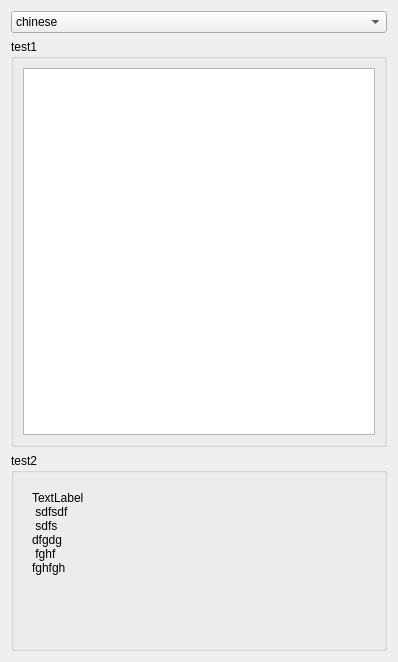
<?xml version="1.0" encoding="UTF-8"?>
<ui version="4.0">
 <class>Widget</class>
 <widget class="QWidget" name="Widget">
  <property name="geometry">
   <rect>
    <x>0</x>
    <y>0</y>
    <width>398</width>
    <height>662</height>
   </rect>
  </property>
  <property name="windowTitle">
   <string>Widget</string>
  </property>
  <layout class="QVBoxLayout" name="verticalLayout_4">
   <item>
    <widget class="QComboBox" name="comboBox">
     <item>
      <property name="text">
       <string>chinese</string>
      </property>
     </item>
     <item>
      <property name="text">
       <string>english</string>
      </property>
     </item>
    </widget>
   </item>
   <item>
    <widget class="QGroupBox" name="groupBox_2">
     <property name="title">
      <string>test1</string>
     </property>
     <layout class="QVBoxLayout" name="verticalLayout_3">
      <item>
       <widget class="QTableWidget" name="tableWidget"/>
      </item>
     </layout>
    </widget>
   </item>
   <item>
    <widget class="QGroupBox" name="groupBox">
     <property name="sizePolicy">
      <sizepolicy hsizetype="Preferred" vsizetype="Fixed">
       <horstretch>0</horstretch>
       <verstretch>0</verstretch>
      </sizepolicy>
     </property>
     <property name="title">
      <string>test2</string>
     </property>
     <layout class="QVBoxLayout" name="verticalLayout">
      <property name="bottomMargin">
       <number>50</number>
      </property>
      <item>
       <widget class="QStackedWidget" name="stackedWidget">
        <property name="sizePolicy">
         <sizepolicy hsizetype="Preferred" vsizetype="Fixed">
          <horstretch>0</horstretch>
          <verstretch>0</verstretch>
         </sizepolicy>
        </property>
        <widget class="QWidget" name="page">
         <property name="sizePolicy">
          <sizepolicy hsizetype="Preferred" vsizetype="Fixed">
           <horstretch>0</horstretch>
           <verstretch>0</verstretch>
          </sizepolicy>
         </property>
         <layout class="QVBoxLayout" name="verticalLayout_2">
          <item>
           <widget class="QLabel" name="label">
            <property name="sizePolicy">
             <sizepolicy hsizetype="Preferred" vsizetype="Fixed">
              <horstretch>0</horstretch>
              <verstretch>0</verstretch>
             </sizepolicy>
            </property>
            <property name="text">
             <string>TextLabel
 sdfsdf
 sdfs
dfgdg
 fghf
fghfgh 
</string>
            </property>
            <property name="alignment">
             <set>Qt::AlignLeading|Qt::AlignLeft|Qt::AlignTop</set>
            </property>
           </widget>
          </item>
         </layout>
        </widget>
        <widget class="QWidget" name="page_2"/>
       </widget>
      </item>
     </layout>
    </widget>
   </item>
  </layout>
 </widget>
 <resources/>
 <connections/>
</ui>
